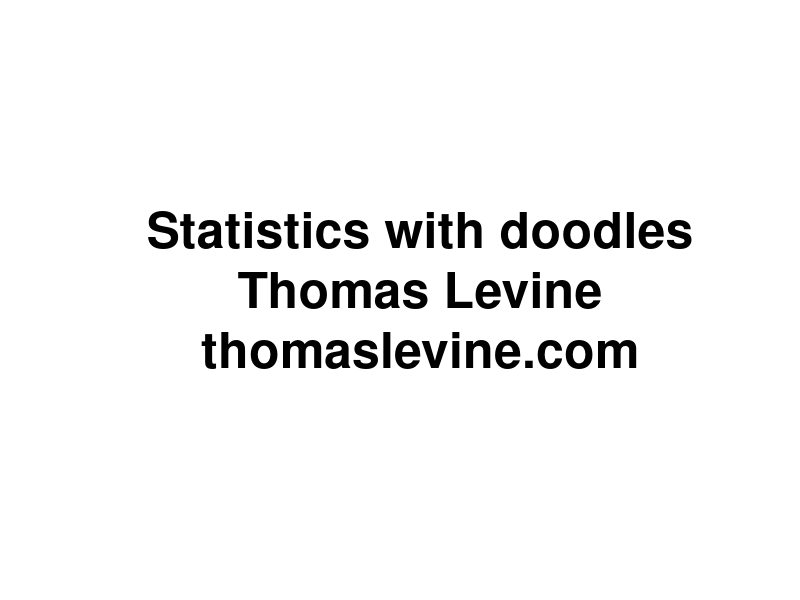
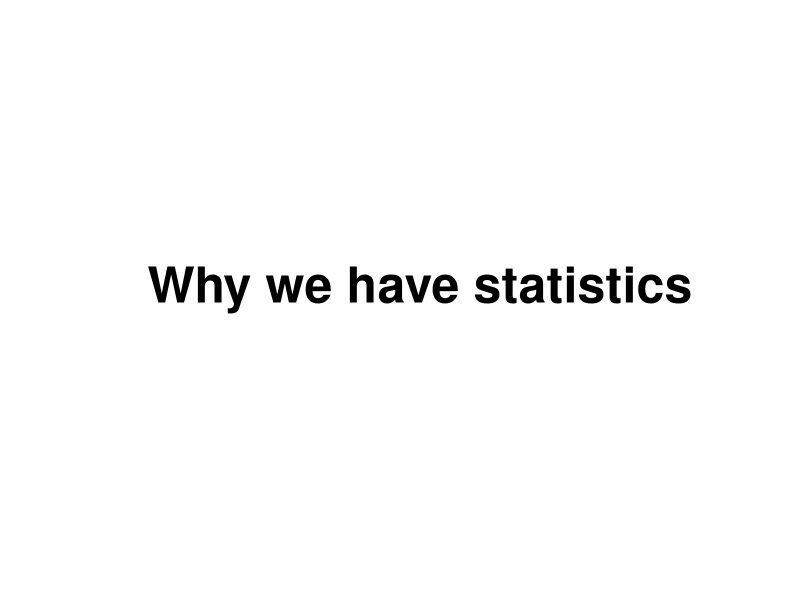
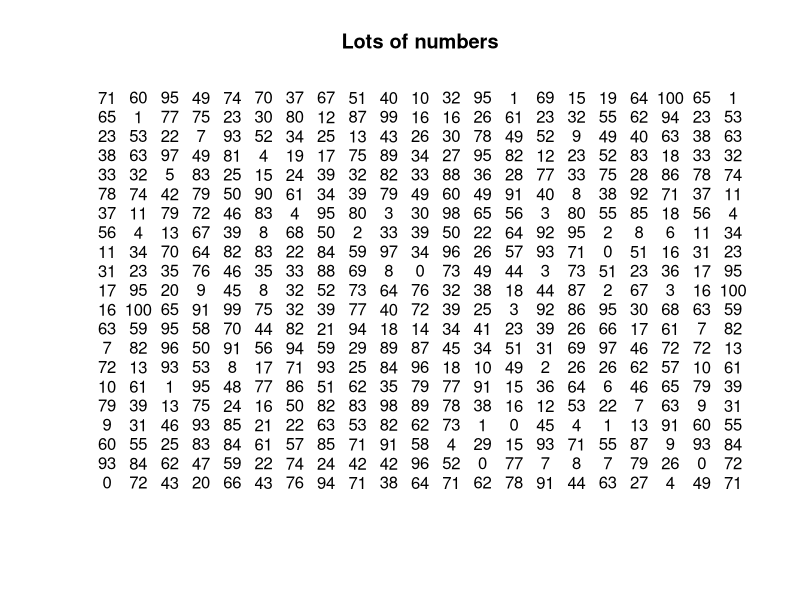
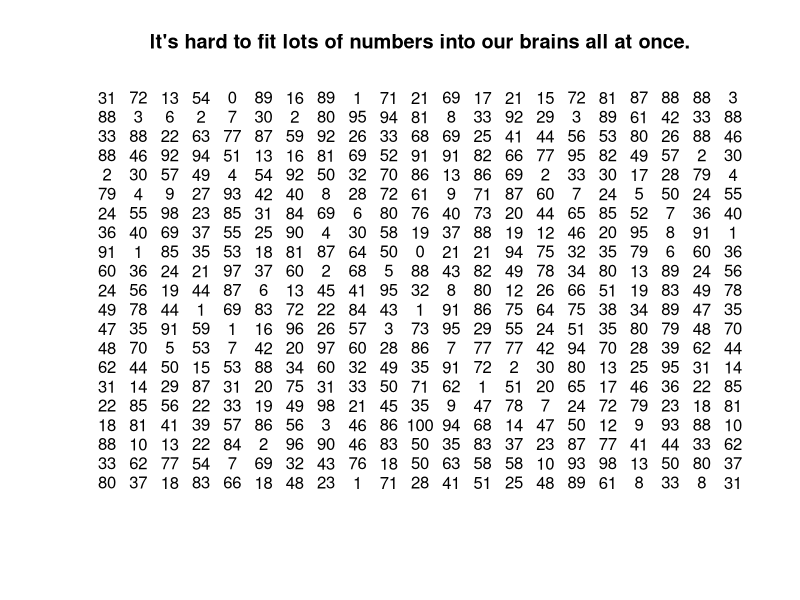
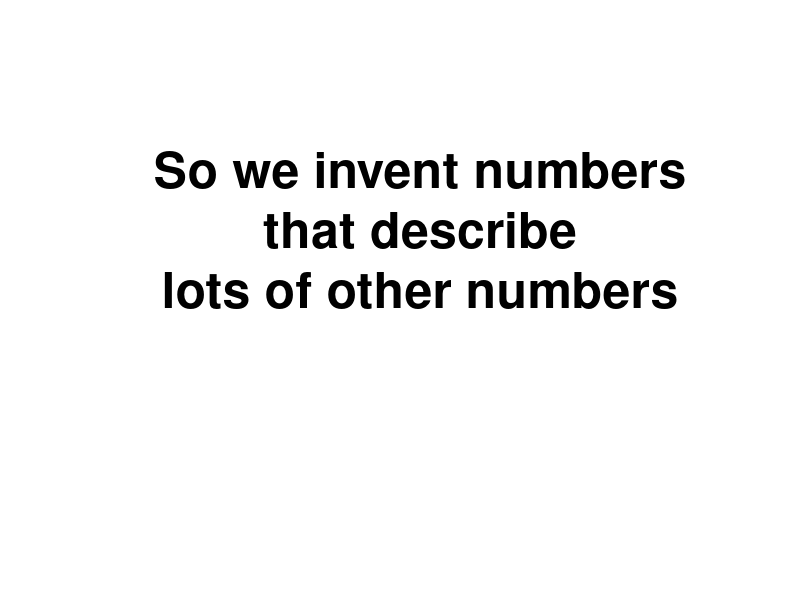
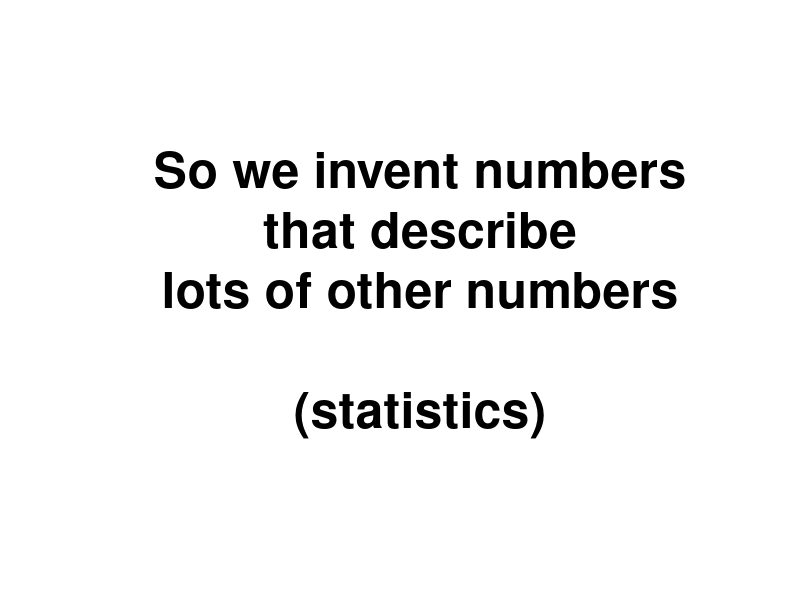
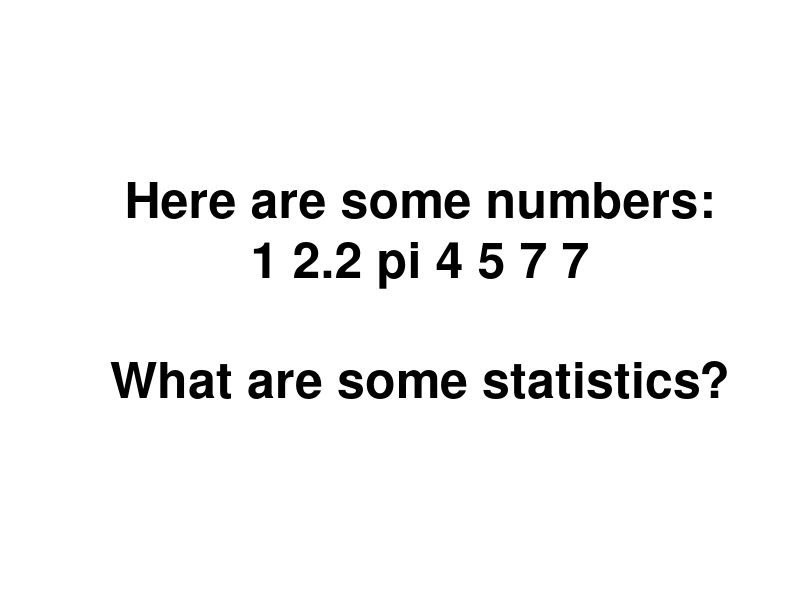
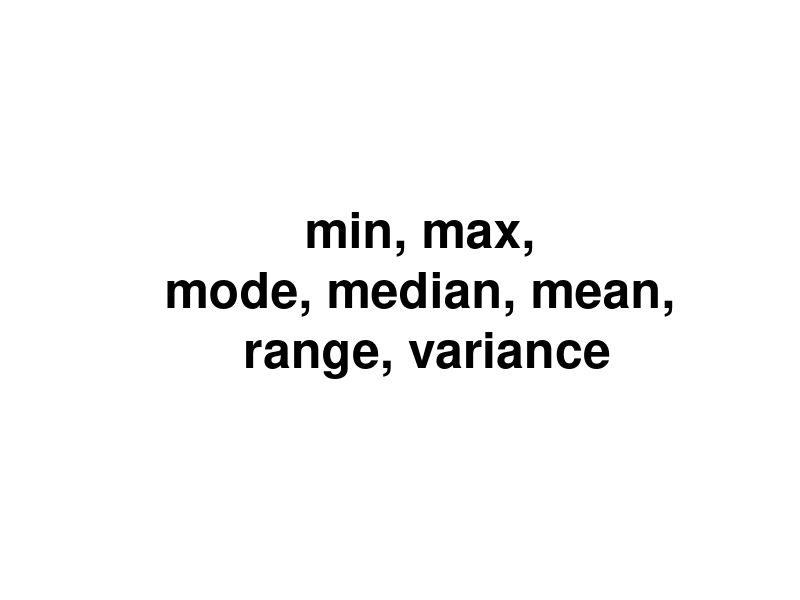

These charts were generated, in order, by the following R code:
attach(iris)
attach(na.omit(airquality))
attach(cars)

baseplot <- function(main, ...) {
  plot(..., type = 'p', bty = 'n',
    main = main, pch = 21, bg = 'grey', col = NULL,
    col.axis = 'grey', col.lab = 'grey', col.main = 'grey', fg = 'grey')
}
irisplot <- function(main) {
  baseplot(main, Petal.Length ~ Petal.Width)
}

meanplot <- function(main) {
  irisplot(main)
  abline(h = mean(Petal.Length), lty = 2)
  abline(v = mean(Petal.Width), lty = 2)
}

interjection <- function(main) {
  plot.new()
  text(0.5, 0.5, cex = 3, label = main, font = 2)
}

blue <-  rgb(0,0,1,.5)

rand <- data.frame(x = rnorm(100), y = rnorm(100))

# ----------------

statistics <- function() {
# Introduction
interjection('Why we have statistics')

plot(c(-1,1),c(-1,1),xlab='',ylab='',type='n',axes=F,main='Lots of numbers')
text(rep(seq(-1,1,.1),each=21),rep(seq(-1,1,.1),21),round(100*runif(400)))


plot(c(-1,1),c(-1,1),xlab='',ylab='',type='n',axes=F,main='It\'s hard to fit lots of numbers into our brains all at once.')
text(rep(seq(-1,1,.1),each=21),rep(seq(-1,1,.1),21),round(100*runif(400)))

interjection('So we invent numbers\nthat describe\nlots of other numbers\n\n')
interjection('So we invent numbers\nthat describe\nlots of other numbers\n\n(statistics)')

interjection('Here are some numbers:\n1 2.2 pi 4 5 7 7\n\nWhat are some statistics?')
interjection('min, max,\nmode, median, mean,\n range, variance')
interjection('how many integers,\nwhether the numbers are sorted\n&c.')
interjection('')
interjection('Measuring linear relationships')
}

linear.relationships <- function() {
# Three datasets
irisplot('Two iris variables that move together')

baseplot('Two air quality variables that move oppositely', Ozone ~ Wind) 

baseplot('Normal random noise', rand$y ~ rand$x)
}

covariance <- function() {
# Motivation for covariance
interjection('We want a number\nthat describes\nwhether two variables\nmove together.')

irisplot('It should be high for these variables')

rand <- data.frame(x = rnorm(100), y = rnorm(100))
baseplot('It should be low for these variables', Ozone ~ Wind) 

baseplot('It should be near zero for these variables', rand$y ~ rand$x)

# Computing covariance
interjection('Covariance')

irisplot('The iris variables')

meanplot('Find the means')

meanplot('Draw a rectangle')
rect(xleft = mean(Petal.Width),
     ybottom = mean(Petal.Length),
     xright = Petal.Width[c(44,72)],
     ytop = Petal.Length[c(44,72)])

irisplot('Draw all the rectangles')
valence <- (Petal.Length - mean(Petal.Length)) *
           (Petal.Width - mean(Petal.Width)) > 0
rect(xleft = mean(Petal.Width),
     ybottom = mean(Petal.Length),
     xright = Petal.Width,
     ytop = Petal.Length,
     col = rgb(1-valence, 0, valence,.1),
     lty = 'blank')

irisplot('Why did I color them blue and red?')
valence <- (Petal.Length - mean(Petal.Length)) *
           (Petal.Width - mean(Petal.Width)) > 0
rect(xleft = mean(Petal.Width),
     ybottom = mean(Petal.Length),
     xright = Petal.Width,
     ytop = Petal.Length,
     col = rgb(1-valence, 0, valence,.1),
     lty = 'blank')

irisplot('Why did I color them blue and red?')
valence <- (Petal.Length - mean(Petal.Length)) *
           (Petal.Width - mean(Petal.Width)) > 0
rect(xleft = mean(Petal.Width),
     ybottom = mean(Petal.Length),
     xright = Petal.Width,
     ytop = Petal.Length,
     col = rgb(1-valence, 0, valence,.1),
     lty = 'blank')
text(x = max(Petal.Width), y = max(Petal.Length), pos = 2, label = 'Evidence of\nmovement together')
text(x = min(Petal.Width), y = min(Petal.Length), pos = 4, label = 'Evidence of\nmovement together')
text(x = max(Petal.Width), y = min(Petal.Length), pos = 2, label = 'Evidence of\nmovement oppositely')
text(x = min(Petal.Width), y = max(Petal.Length), pos = 4, label = 'Evidence of\nmovement oppositely')

plot(c(-1,1),c(-1,1),main = 'Add the blues together. (This is at a different scale.)',
  type = 'n', axes = F, xlab = '', ylab = '')
rect(xleft = -1, ybottom = -1, xright = 1, ytop = 1, lty = 'blank', col = 'blue')

plot(c(-1,1),c(-1,1),main = 'Add the reds together.',
  type = 'n', axes = F, xlab = '', ylab = '')
rect(xleft = -1, ybottom = -1, xright = 1, ytop = 1, lty = 'blank', col = 'blue')
rect(xleft = .8, ybottom = -1, xright = 1, ytop = -.8, lty = 'blank', col = 'red')

plot(c(-1,1),c(-1,1),main = 'Subtract the reds.',
  type = 'n', axes = F, xlab = '', ylab = '')
rect(xleft = -1, ybottom = -1, xright = 1, ytop = 1, lty = 'blank', col = 'blue')
rect(xleft = .8, ybottom = -1, xright = 1, ytop = -.8, lty = 'blank', col = 'white')

plot(c(-1,1),c(-1,1),main = 'Divide into as many equal pieces as we have irises (n).',
  type = 'n', axes = F, xlab = '', ylab = '')
rect(xleft = -1, ybottom = -1, xright = 1, ytop = 1, lty = 'blank', col = 'blue')
rect(xleft = .8, ybottom = -1, xright = 1, ytop = -.8, lty = 'blank', col = 'white')
abline(v = 2 * (-.5 + ((1:nrow(iris))/nrow(iris))))

plot(c(-1,1),c(-1,1),main = 'This blue sliver is the covariance.',
  type = 'n', axes = F, xlab = '', ylab = '')
rect(xleft = -.3, xright = -.3 + (.5/nrow(iris)), ybottom = -1, ytop = 1,
  col = 'blue', lty = 'blank')
}

covariance.notpositive <- function() {
irisplot('That was for this sort of relationship.')
valence <- (Petal.Length - mean(Petal.Length)) *
           (Petal.Width - mean(Petal.Width)) > 0
rect(xleft = mean(Petal.Width),
     ybottom = mean(Petal.Length),
     xright = Petal.Width,
     ytop = Petal.Length,
     col = rgb(1-valence, 0, valence,.1),
     lty = 'blank')

baseplot('What if we have more red than blue?', Ozone ~ Wind)
valence <- (Ozone - mean(Ozone)) *
           (Wind - mean(Wind)) > 0
rect(xleft = mean(Wind),
     ybottom = mean(Ozone),
     xright = Wind,
     ytop = Ozone,
     col = rgb(1-valence, 0, valence,.1),
     lty = 'blank')

plot(c(-1,1),c(-1,1),main = 'Add the blues together. (This is at a different scale.)',
  type = 'n', axes = F, xlab = '', ylab = '')
rect(xleft = -1, ybottom = .8, xright = -.8, ytop = 1, lty = 'blank', col = 'blue')

plot(c(-1,1),c(-1,1),main = 'Add the reds together.',
  type = 'n', axes = F, xlab = '', ylab = '')
rect(xleft = -1, ybottom = -1, xright = 1, ytop = 1, lty = 'blank', col = 'red')
rect(xleft = -1, ybottom = .8, xright = -.8, ytop = 1, lty = 'blank', col = 'blue')

plot(c(-1,1),c(-1,1),main = 'Subtract the reds.',
  type = 'n', axes = F, xlab = '', ylab = '')
rect(xleft = -1, ybottom = -1, xright = 1, ytop = 1, lty = 'blank', col = 'red')
rect(xleft = -1, ybottom = .8, xright = -.8, ytop = 1, lty = 'blank', col = 'white')

plot(c(-1,1),c(-1,1),main = 'Divide into as many equal pieces as we have irises (n).',
  type = 'n', axes = F, xlab = '', ylab = '')
rect(xleft = -1, ybottom = -1, xright = 1, ytop = 1, lty = 'blank', col = 'red')
rect(xleft = -1, ybottom = .8, xright = -.8, ytop = 1, lty = 'blank', col = 'white')
abline(v = 2 * (-.5 + ((1:nrow(iris))/nrow(iris))))

plot(c(-1,1),c(-1,1),main = 'This red sliver is the covariance.',
  type = 'n', axes = F, xlab = '', ylab = '')
rect(xleft = -.3, xright = -.3 + (.5/nrow(iris)), ybottom = -1, ytop = 1,
  col = 'red', lty = 'blank')

plot(c(-1,1),c(-1,1),main = 'This red sliver is the covariance.',
  type = 'n', axes = F, xlab = '', ylab = '')
rect(xleft = -.3, xright = -.3 + (.5/nrow(iris)), ybottom = -1, ytop = 1,
  col = 'red', lty = 'blank')
text(.3, 0, 'But it\'s\nnegative!', cex = 3, font = 2)

baseplot('What if we have as much red as blue?', rand$y ~ rand$x)
valence <- (rand$y - mean(rand$y)) *
           (rand$x - mean(rand$x)) > 0
rect(xleft = mean(rand$x),
     ybottom = mean(rand$y),
     xright = rand$x,
     ytop = rand$y,
     col = rgb(1-valence, 0, valence,.1),
     lty = 'blank')

plot(c(-1,1),c(-1,1),main = 'Add the blues together. (This is at a different scale.)',
  type = 'n', axes = F, xlab = '', ylab = '')
rect(xleft = -.45, ybottom = -.45, xright = .55, ytop = .55, lty = 'blank', col = 'blue')

plot(c(-1,1),c(-1,1),main = 'Add the reds together.',
  type = 'n', axes = F, xlab = '', ylab = '')
rect(xleft = -.55, ybottom = -.55, xright = .45, ytop = .45, lty = 'blank', col = 'red')

plot(c(-1,1),c(-1,1),main = 'Subtract the reds.',
  type = 'n', axes = F, xlab = '', ylab = '')
points(0,0)
text(0,-.5, '(Covariance is zero.)')
}

variance <- function() {
# Computing variance
interjection('Variance')
interjection('Variance tells us\nhow spread out\nsome numbers are.')
interjection('1, 4, 8, 10\nvs\n4, 4, 5, 6')
interjection('The variance of a variable is\nthe covariance of the variable\nwith itself.')

irisplot('Our two iris variables from before')
interjection('Let\'s look at just one of them.')
baseplot('The points all fall along the same line.', Petal.Length, Petal.Length, asp = 1)
interjection('Let\'s find the variance of Petal.Length')

baseplot('Draw all the rectangles', Petal.Length, Petal.Length, asp = 1)
rect(xleft = mean(Petal.Length),
     ybottom = mean(Petal.Length),
     xright = Petal.Length,
     ytop = Petal.Length,
     col = rgb(0, 0, 1,.1),
     lty = 'blank')

baseplot('Why no red rectangles?', Petal.Length, Petal.Length, asp = 1)
rect(xleft = mean(Petal.Length),
     ybottom = mean(Petal.Length),
     xright = Petal.Length,
     ytop = Petal.Length,
     col = rgb(0, 0, 1,.1),
     lty = 'blank')

plot(c(-1,1),c(-1,1),main = 'Add the blues together. (This is at a different scale.)',
  type = 'n', axes = F, xlab = '', ylab = '')
rect(xleft = -1, ybottom = -1, xright = 1, ytop = 1, lty = 'blank', col = 'blue')

plot(c(-1,1),c(-1,1),main = 'We have no reds to subtract.',
  type = 'n', axes = F, xlab = '', ylab = '')
rect(xleft = -1, ybottom = -1, xright = 1, ytop = 1, lty = 'blank', col = 'blue')

plot(c(-1,1),c(-1,1),main = 'Divide into as many equal pieces as we have irises (n).',
  type = 'n', axes = F, xlab = '', ylab = '')
rect(xleft = -1, ybottom = -1, xright = 1, ytop = 1, lty = 'blank', col = 'blue')
abline(v = 2 * (-.5 + ((1:nrow(iris))/nrow(iris))))

plot(c(-1,1),c(-1,1),main = 'This blue sliver is the variance.',
  type = 'n', axes = F, xlab = '', ylab = '')
rect(xleft = -.3, xright = -.3 + (.5/nrow(iris)), ybottom = -1, ytop = 1,
  col = 'blue', lty = 'blank')
}

correlation <- function() {
# Correlation
interjection('A problem with covariance')
interjection('Covariance has units!\n\n(x-unit times y-unit)')
interjection('Which relationship is stronger\n(more linear)?')

par(mfrow = 1:2)
.cov <- round(cov(Petal.Length,Petal.Width), 2)
irisplot(paste0('Irises (cov = ', .cov, ' cm^2)'))
.cov <- round(cov(speed,dist), 2)
baseplot(paste0('Cars (cov =', .cov, ' mph*ft)'), speed ~ dist)
par(mfrow = c(1,1))

interjection('Oh noes!')
interjection('We can divide\nthe covariance\nby the variances\nto standardize it.')

irisplot('We\'re using these data again.')

a <- sd(Petal.Length)
b <- sd(Petal.Width)
ab <- max(a,b)
corbase <- function(main = '', low = -1) {
  plot(c(low * ab,ab),c(low * ab,ab),main = main, type = 'n', axes = F, xlab = '', ylab = '', asp = 1)
  rect(xright = 0, ybottom = 0, xleft = -a, ytop = a, col = 'grey', lty = 'blank')
  text(-a/2,a/2,'var(Petal.Width)')
  rect(xleft = 0, ytop = 0, xright = b, ybottom = -b, col = 'grey', lty = 'blank')
  text(b/2,-b/2,'var(Petal.Length)')
}

corbase()
rect(xleft = 0, ybottom = 0, xright = b, ytop = a, col = 'black', lty = 'blank')
text(b/2,a/2,'sd(Petal.Width)*\nsd(Petal.Length)', col = 'white')

corbase()
rect(xleft = 0, ybottom = 0, xright = b, ytop = a, col = 'black', lty = 'blank')
text(b/2,a/2,'sd(Petal.Width)*\nsd(Petal.Length)', col = 'white')
text(-a/2,-b/2,'The black rectangle is\nlike an average variance.')

corbase()
rect(xleft = 0, ybottom = 0, xright = b, ytop = a, col = 'black', lty = 'blank')
text(b/2,a/2,'sd(Petal.Width)*\nsd(Petal.Length)', col = 'white')
text(-a/2,-b/2,'cov(Petal.Width,Petal.Length)\ncannot be bigger than\nblack rectangle.')

interjection('Why?')

irisplot('Covariance has red rectangles.')
valence <- (Petal.Length - mean(Petal.Length)) *
           (Petal.Width - mean(Petal.Width)) > 0
rect(xleft = mean(Petal.Width),
     ybottom = mean(Petal.Length),
     xright = Petal.Width,
     ytop = Petal.Length,
     col = rgb(1-valence, 0, valence,.1),
     lty = 'blank')

baseplot('Variance doesn\'t have red rectangles.', Petal.Length, Petal.Length, asp = 1)
rect(xleft = mean(Petal.Length),
     ybottom = mean(Petal.Length),
     xright = Petal.Length,
     ytop = Petal.Length,
     col = rgb(0, 0, 1,.1),
     lty = 'blank')

corbase()
rect(xleft = 0, ybottom = 0, xright = b, ytop = a, col = 'black', lty = 'blank')
text(b/2,a/2,'sd(Petal.Width)*\nsd(Petal.Length)', col = 'white')
text(-a/2,-b/2,'cov(Petal.Width,Petal.Length)\ncannot be bigger than\nblack rectangle.')

corbase('Let\'s zoom in.', low = -.05)
rect(xleft = 0, ybottom = 0, xright = b, ytop = a, col = 'black', lty = 'blank')
text(b/2,a/2,'sd(Petal.Width)*\nsd(Petal.Length)', col = 'white')

a <- sd(Petal.Length)
b <- sd(Petal.Width)
ab <- max(a,b)
corbase <- function(main = '', low = -1) {
  plot(c(low * ab,ab),c(low * ab,ab),main = main, type = 'n', axes = F, xlab = '', ylab = '', asp = 1)
  rect(xright = 0, ybottom = 0, xleft = -a, ytop = a, col = 'grey', lty = 'blank')
  text(-a/2,a/2,'var(Petal.Width)')
  rect(xleft = 0, ytop = 0, xright = b, ybottom = -b, col = 'grey', lty = 'blank')
  text(b/2,-b/2,'var(Petal.Length)')
}

r <-  cor(Petal.Length,Petal.Width)
corbase('Squish covariance vertically into the rectangle.', low = -.05)
rect(xleft = 0, ybottom = 0, xright = b, ytop = a, col = 'black', lty = 'blank')
rect(xleft = 0, ybottom = 0, xright = b, ytop = a * r, col = 'blue', lty = 'blank')

interjection('Correlation (R)\nis the ratio of\nthe small rectangle\nto the big rectangle.')

corbase('Squish covariance vertically into the rectangle.', low = -.05)
rect(xleft = 0, ybottom = 0, xright = b, ytop = a, col = 'black', lty = 'blank')
rect(xleft = 0, ybottom = 0, xright = b, ytop = a * r, col = 'blue', lty = 'blank')
text(b/2,r*a/2,'cov(Petal.Width,\nPetal.Length)', col = 'white', font = 2)
text(0, r*a/2, 'R * sd(Petal.Length)', col = 'blue', font = 2, srt = 90, adj = c(0.5,-1))

corbase('Squish covariance horizontally into the rectangle.', low = -.05)
rect(xleft = 0, ybottom = 0, xright = b, ytop = a, col = 'black', font = 2, lty = 'blank')
rect(xleft = 0, ybottom = 0, xright = b * r, ytop = a, col = 'blue', lty = 'blank')
text(r*b/2,a/2,'cov(Petal.Width,\nPetal.Length)', col = 'white', font = 2)
text(b/2, 0, 'R * sd(Petal.Width', adj = c(0.5,1.5), col = 'blue', font = 2)

interjection('People like to\ntalk about R-squared.')

corbase('Intersect the two squished covariance rectangles.', low = -.05)
rect(xleft = 0, ybottom = 0, xright = b, ytop = a, col = 'black', lty = 'blank')
rect(xleft = 0, ybottom = 0, xright = b * r, ytop = a * r, col = 'purple', lty = 'blank')
text(r*b/2,a/2,'cov(Petal.Width, Petal.Length)', col = 'purple')
text(0, r*a/2, 'R ^ 2 * sd(Petal.Length)',srt = 90, pos = 2, col = 'purple', font = 2)
text(r*b/2, 0, 'R ^ 2 * sd(Petal.Width)', adj = c(0.5,1.5), col = 'purple', font = 2)

interjection('That was for very\npositive (blue) covariances.')
interjection('What if covariance is negative (red)?')

irisplot('We were just using these data.')
baseplot('What if we had these data?', Ozone ~ Wind) 
baseplot('What if we had these data?', Ozone ~ Wind) 
valence <- (Ozone - mean(Ozone)) *
           (Wind - mean(Wind)) > 0
rect(xleft = mean(Wind),
     ybottom = mean(Ozone),
     xright = Wind,
     ytop = Ozone,
     col = rgb(1-valence, 0, valence,.1),
     lty = 'blank')

a <- sd(Ozone)
b <- sd(Wind)
ab <- max(a,b)
corbase <- function(main = '', low = -1) {
  plot(c(low * ab,ab),c(low * ab,ab),main = main, type = 'n', axes = F, xlab = '', ylab = '', asp = 1)
  rect(xright = 0, ybottom = 0, xleft = -a, ytop = a, col = 'grey', lty = 'blank')
  text(-a/2,a/2,'var(Wind)')
  rect(xleft = 0, ytop = 0, xright = b, ybottom = -b, col = 'grey', lty = 'blank')
  text(b/2,-b/2,'var(Ozone)')
}

r <-  -cor(Ozone,Wind)
corbase('R is the same, just negative.', low = -.05)
rect(xleft = 0, ybottom = 0, xright = b, ytop = a, col = 'black', lty = 'blank')
rect(xleft = 0, ybottom = 0, xright = b, ytop = a * r, col = 'red', lty = 'blank')

corbase('R-squared is the same, and it is always positive.', low = -.05)
rect(xleft = 0, ybottom = 0, xright = b, ytop = a, col = 'black', lty = 'blank')
rect(xleft = 0, ybottom = 0, xright = b * r, ytop = a * r, col = 'purple', lty = 'blank')

corbase('Zoom back out.')
rect(xleft = 0, ybottom = 0, xright = b, ytop = a, col = 'black', lty = 'blank')
rect(xleft = 0, ybottom = 0, xright = b, ytop = a * r, col = 'red', lty = 'blank')
}

least.squares.regression <- function() {
interjection('If we transform the covariance a bit,\nwe can also make predictions.')
interjection('Let\'s use x to predict y.')
interjection('y = b0  + b1 * x')
interjection('Let\'s invent b1.')
interjection('')
interjection('What values should it have?')
interjection('If covariance is high\nand x is high,\ny should be high.\n\n(b1 is very positive.)')
interjection('If covariance is high\nand x is low,\ny should be low.\n\n(b1 is very negative.)')
interjection('If covariance is low,\nwe have no idea what y is.\n\n(b1 is around zero.)')
interjection('')
interjection('Let\'s think about units again.')

plot(c(-1,1),c(-1,1),main = 'Covariance is an area; its unit is the product of the x and y units.',
  type = 'n', axes = F, xlab = '', ylab = '')
rect(xleft = -.3, xright = -.3 + (.5/nrow(iris)), ybottom = -1, ytop = 1,
  col = 'blue', lty = 'blank')

plot(c(-1,1),c(-1,1),main = 'Variance is a special covariance; its unit is the square of the x unit.',
  type = 'n', axes = F, xlab = '', ylab = '')
rect(xleft = -.3, xright = -.3 + (.5/nrow(iris)), ybottom = -1, ytop = 1,
  col = 'blue', lty = 'blank')

a <- sd(Ozone)
b <- sd(Wind)
ab <- max(a,b)
corbase <- function(main = '', low = -1) {
  plot(c(low * ab,ab),c(low * ab,ab),main = main, type = 'n', axes = F, xlab = '', ylab = '', asp = 1)
  rect(xright = 0, ybottom = 0, xleft = -a, ytop = a, col = 'grey', lty = 'blank')
  text(-a/2,a/2,'var(Wind)')
  rect(xleft = 0, ytop = 0, xright = b, ybottom = -b, col = 'grey', lty = 'blank')
  text(b/2,-b/2,'var(Ozone)')
}

r <-  cor(Petal.Width,Petal.Length)
corbase('Correlation is a ratio of areas with the same units.', low = -.05)
rect(xleft = 0, ybottom = 0, xright = b, ytop = a, col = 'black', lty = 'blank')
rect(xleft = 0, ybottom = 0, xright = b, ytop = a * r, col = 'blue', lty = 'blank')

interjection('The unit of b1 must be y-unit/x-unit.')

corbase('Our covariance picture')
rect(xleft = 0, ybottom = 0, xright = b, ytop = a * r, col = 'blue', lty = 'blank')
text(b,r*a/2,'cov(Petal.Width,\nPetal.Length)', col = 'white', font = 2, pos = 2)
text(0, a*2/3, 'R * sd(Petal.Length)', pos = 2, col = 'black', font = 1, srt = 90)

.adj <- cov(Petal.Width,Petal.Length)/sd(Petal.Length)
corbase('Lay the covariance over one of the variances instead.')
rect(xleft = -a, xright = 0, ybottom = a * (1 - .adj), ytop = a, col = 'blue', lty = 'blank')
text(-a/2,a/2,'cov(Petal.Width, Petal.Length)', col = 'white', font = 2)

corbase('Petal.Width = b0 + b1 * Petal.Length')
rect(xleft = -a, xright = 0, ybottom = a * (1 - .adj), ytop = a, col = 'blue', lty = 'blank')
text(-a/2,a/2,'cov(Petal.Width, Petal.Length)', col = 'white', font = 2)
text(0,a/2,'b1 * sd(Petal.Length)', col = 'blue', pos = 4)

.adj <- cov(Petal.Width,Petal.Length)/sd(Petal.Width)
corbase('Lay the covariance over the other variance.')
rect(xleft = 0, xright = b, ybottom = -b, ytop = -b  * (1 - .adj), col = blue, lty = 'blank')
text(0,0,'cov(Petal.Width,\nPetal.Length)', col = 'white', font = 2, pos = 4)

corbase('Petal.Length = b0 + b1 * Petal.Width')
rect(xleft = 0, xright = b, ybottom = -b, ytop = -b  * (1 - .adj), col = blue, lty = 'blank')
text(a/2,0,'b1 * sd(Petal.Length)', col = 'blue', font = 2, srt = -90)
}


thoughtful.thoughts <- function() {
  interjection('A statistic is a number\nthat describes a lot\nof other numbers.')
  interjection('Covariance describes\nthe strength of\nlinear relationships.')
  interjection('Variance describes\nhow spread-out\nsome numbers are.')
  interjection('Correlation is a\nstandardized version\nof covariance.')
  interjection('(Beta coefficients for)\nleast-squares regression\npredict one variable\nbased on another.')
  interjection('')
  interjection('You can pretty much always draw math.')
}

slides <- function() {
  interjection('Statistics with doodles\nThomas Levine\nthomaslevine.com')
  statistics()
  linear.relationships()
  covariance()
  covariance.notpositive()
  interjection('Let\'s review the previous slides quickly.')
  linear.relationships()
  covariance()
  covariance.notpositive()
  interjection('')
  variance()
  interjection('')
  correlation()
  interjection('Remember how this fits in.')
  covariance()
  correlation()
  interjection('')
  least.squares.regression()
  interjection('Let\'s go over that again.')
  linear.relationships()
  covariance()
  covariance.notpositive()
  variance()
  correlation()
  least.squares.regression()
  interjection('')
  thoughtful.thoughts()
}

pdf('doodles.pdf', width = 11, height = 8.5)
slides()
dev.off()
